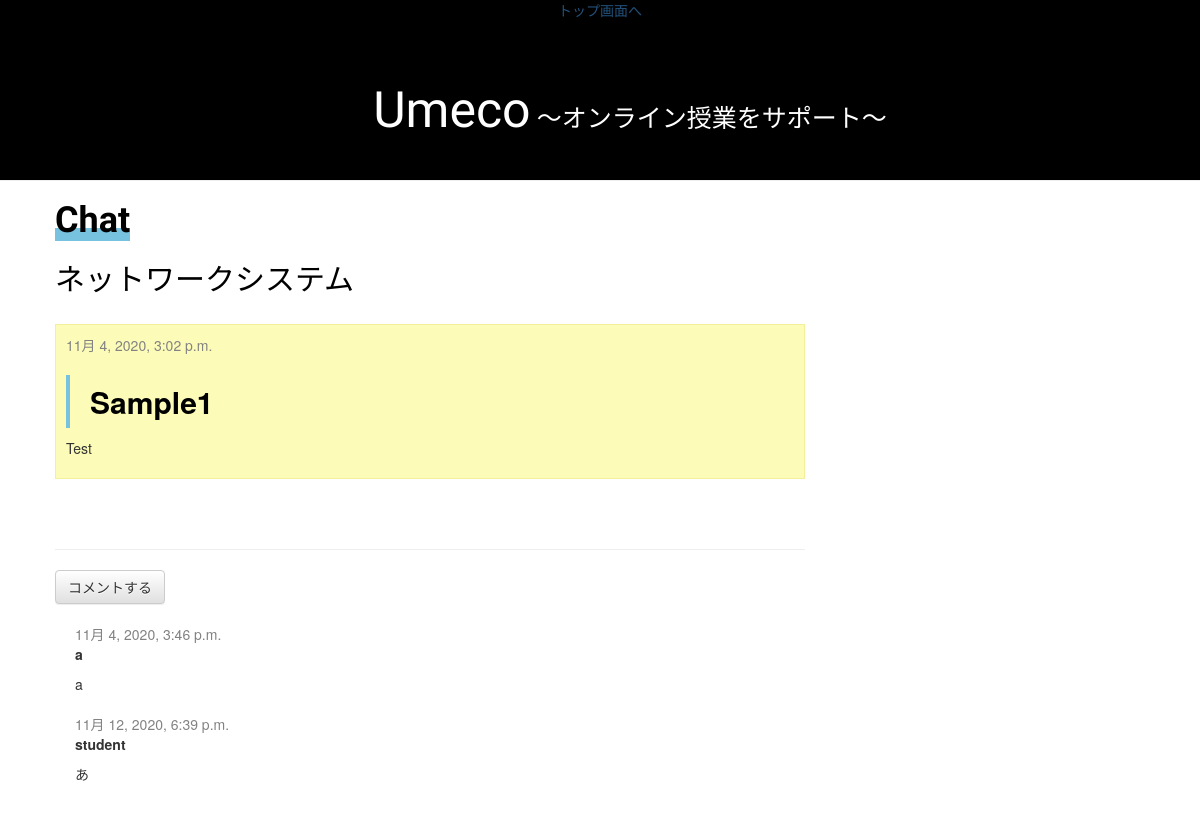
Screenshot of /chat_detail/3/ with the database file from the repository.
### blog/models.py (models this page shows, shortened)
class Chatpost(models.Model):
    author = models.CharField(max_length=200)
    title = models.CharField(max_length=200)
    text = models.TextField()
    created_date = models.DateTimeField(default=timezone.now)
    published_date = models.DateTimeField(blank=True, null=True)

class Comment1(models.Model):
    chatpost = models.ForeignKey('blog.Chatpost', on_delete=models.CASCADE, related_name='comment1s')
    author = models.CharField(max_length=200)
    text = models.TextField()
    created_date = models.DateTimeField(default=timezone.now)
    approved_comment = models.BooleanField(default=False)

### blog/views.py (the view)
# urls.py: path('chat_detail/<int:pk>/', views.chat_detail, name='chat_detail'),
def chat_detail(request, pk):
    chatpost = get_object_or_404(Chatpost, pk=pk)
    return render(request, 'blog/chat_detail.html', {'chatpost': chatpost})

### blog/templates/blog/chat_detail.html
{% extends 'blog/chat-home.html' %}
{% block content %}
  <div class="post">
    {% if chatpost.published_date %}
      <div class="date">
        {{ chatpost.published_date }}
      </div>
    {% endif %}
    <h2>{{ chatpost.title }}</h2>
    <p>{{ chatpost.text|linebreaksbr }}</p>
  </div>
  <hr>
  <a class="btn btn-default" href="{% url 'add_comment_to_post' pk=chatpost.pk %}">コメントする</a>
  {% for comment1 in chatpost.comment1s.all %}
    <div class="comment">
      <div class="date">{{ comment1.created_date }}</div>
      <strong>{{ comment1.author }}</strong>
      <p>{{ comment1.text|linebreaks }}</p>
    </div>
  {% empty %}
    <p>コメントはありません</p>
  {% endfor %}
{% endblock %}

### blog/static/css/class.css (style rules this page uses)
body { margin:0; margin-bottom:5%; }
.post h2 { font-weight:bolder; padding: 1rem 2rem; border-left: 4px solid rgb(119, 195, 223); color: black; }

### blog/static/css/blog.css (style rules this page uses)
a { text-decoration: none; }
.date { color: #828282; }
.post { margin-bottom: 70px; margin-top: 30px; padding: 10px 10px 10px 10px; background-color: #FCFCB8; border: 1px solid #F3F09B; transition: .3s; }
.comment { margin: 20px 0px 20px 20px; }
a { text-decoration: none; color: #000000; }

### rows the page displays
Chatpost: published_date "11月 4, 2020, 3:02 p.m.", title "Sample1", text "Test"
Comment1: created_date "11月 4, 2020, 3:46 p.m.", author "a", text "a"
Comment1: created_date "11月 12, 2020, 6:39 p.m.", author "student", text "あ"
